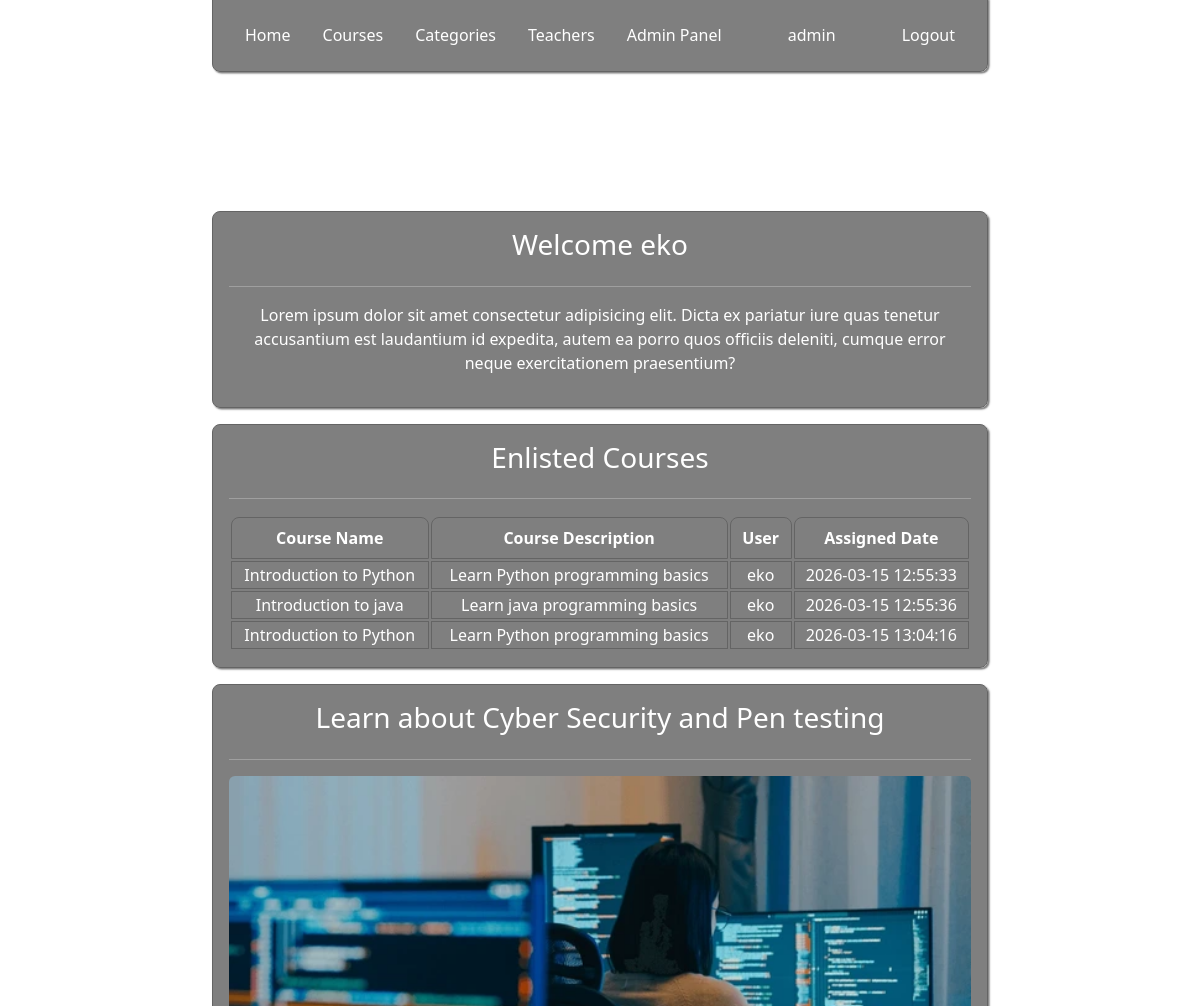
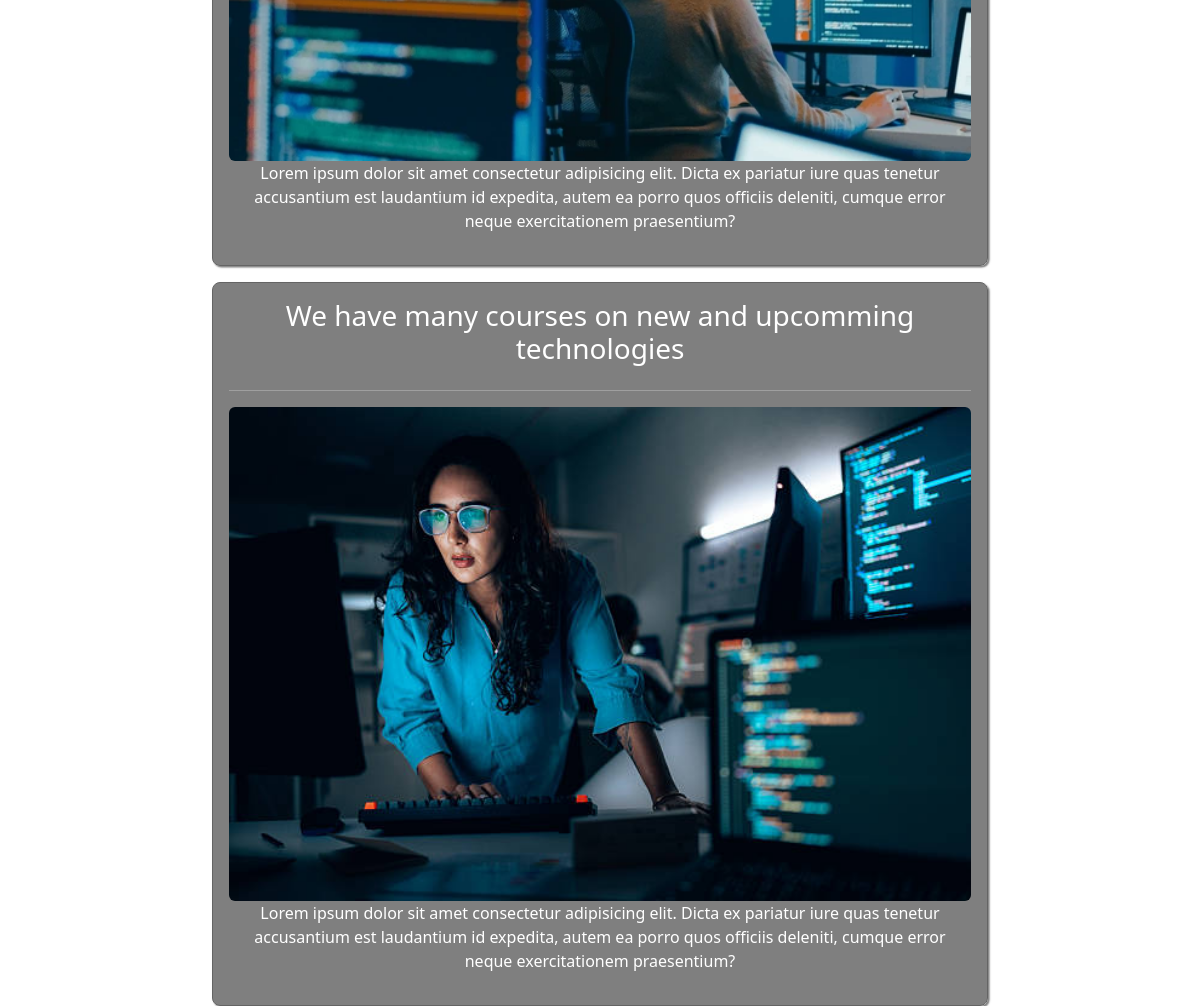
Screenshot of /home.php (signed in) with the database file from the repository (2 pictures, top to bottom).
### tables this page shows
CREATE TABLE `account_data` (
  `account_data_id` int(10) unsigned NOT NULL AUTO_INCREMENT,
  `account_data_date` datetime NOT NULL,
  `user_id` int(10) unsigned DEFAULT NULL,
  `course_id` int(10) unsigned DEFAULT NULL,
  PRIMARY KEY (`account_data_id`),
  KEY `account_data_Courses_FK` (`course_id`),
  KEY `account_data_Users_FK` (`user_id`),
  CONSTRAINT `account_data_Courses_FK` FOREIGN KEY (`course_id`) REFERENCES `courses` (`course_id`) ON DELETE CASCADE,
  CONSTRAINT `account_data_Users_FK` FOREIGN KEY (`user_id`) REFERENCES `users` (`user_id`) ON DELETE CASCADE
);

CREATE TABLE `courses` (
  `course_id` int(10) unsigned NOT NULL AUTO_INCREMENT,
  `course_name` varchar(100) NOT NULL,
  `description` varchar(100) NOT NULL,
  `category` int(10) unsigned NOT NULL,
  `teacher` int(10) unsigned NOT NULL,
  `price` int(10) unsigned NOT NULL,
  `starting_date` datetime NOT NULL,
  PRIMARY KEY (`course_id`),
  KEY `Courses_Categories_FK` (`category`),
  KEY `Courses_teachers_FK` (`teacher`),
  CONSTRAINT `Courses_Categories_FK` FOREIGN KEY (`category`) REFERENCES `categories` (`category_id`) ON DELETE CASCADE,
  CONSTRAINT `Courses_teachers_FK` FOREIGN KEY (`teacher`) REFERENCES `teachers` (`teacher_id`) ON DELETE CASCADE
);

CREATE TABLE `users` (
  `user_id` int(10) unsigned NOT NULL AUTO_INCREMENT,
  `name` varchar(100) NOT NULL,
  `password` varchar(100) NOT NULL,
  `role` enum('teacher','student','admin') NOT NULL,
  `mail` varchar(100) NOT NULL,
  PRIMARY KEY (`user_id`)
);

### home.php (the view, shortened to what this page needs)
<?php
include "base.php";
$user = $_SESSION['user'];
$search = '';
$user_id = $user['user_id'];
$theres_data = False;
if (isset($_GET[$search])){
    $query = $pdo -> prepare("SELECT * FROM course_project.account_data WHERE name LIKE ? OR course_name LIKE ? OR name LIKE $username ");
    $query -> execute("%$search%","%$search%");
    $account_data = $query -> fetchAll();
} else {
    $query = $pdo -> query("SELECT * FROM course_project.account_data ad
                                            JOIN course_project.courses c ON ad.course_id = c.course_id # apperantly i have to call user_id not user_name
                                            JOIN course_project.users u ON ad.user_id = u.user_id  # after that i can just call any column in that table
                                            WHERE ad.user_id LIKE $user_id ");
    $account_data = $query -> fetchAll();
    if (!empty($account_data)) {
        $theres_data = True;
    } else{
        $theres_data = False;
    }
}
?>
<div class="container mt-5">
    <h1 class="text-center">Home Page</h1>
    <hr>
    <div class="card w-100 mt-3 text-center">
        <h3>Welcome <?= $user['name'] ?></h3>
        <hr>
        <p>Lorem ipsum dolor sit amet consectetur adipisicing elit. Dicta ex pariatur iure quas tenetur accusantium est laudantium id expedita, autem ea porro quos officiis deleniti, cumque error neque exercitationem praesentium?</p>
    </div>
    <div class="card w-100 mt-3">
        <h3 class="text-center">Enlisted Courses</h3>
        <hr>
        <table class="text-center w-100">
            <?php if ($theres_data == True): ?>
                <thead>
                    <tr>
                        <th>Course Name</th>
                        <th>Course Description</th>
                        <th>User</th>
                        <th>Assigned Date</th>
                    </tr>
                </thead>
                <?php foreach($account_data as $signedup_courses): ?>
                <tr>
                    <td><?= $signedup_courses['course_name'] ?></td>
                    <td><?= $signedup_courses['description'] ?></td>
                    <td><?= $signedup_courses['name'] ?></td>
                    <td><?= $signedup_courses['account_data_date'] ?></td>
                </tr>
                <?php endforeach; ?>
            <?php else: ?>
                    <h2 class="text-center w-100"><a href="courses.php">You seemed to have no course enrollments </a></h2>
            <?php endif; ?>
        </table>
    </div>
    <div class="card w-100 mt-3 text-center">
        <h3>Learn about Cyber Security and Pen testing</h3>
        <hr>
        <img class="img-fluid rounded" src="static/img/stock2.webp" alt="">
        <p>Lorem ipsum dolor sit amet consectetur adipisicing elit. Dicta ex pariatur iure quas tenetur accusantium est laudantium id expedita, autem ea porro quos officiis deleniti, cumque error neque exercitationem praesentium?</p>
    </div>
    <div class="card w-100 mt-3 text-center">
        <h3>We have many courses on new and upcomming technologies</h3>
        <hr>
        <img  class="img-fluid rounded"  src="static/img/stock1.jpg" alt="">
        <p>Lorem ipsum dolor sit amet consectetur adipisicing elit. Dicta ex pariatur iure quas tenetur accusantium est laudantium id expedita, autem ea porro quos officiis deleniti, cumque error neque exercitationem praesentium?</p>
    </div>
</div>

### static/css/base.css (style rules this page uses)
:root { --text-color: white; --bg-grad: linear-gradient(rgb(78, 78, 78),rgb(34, 34, 34)); --bg-grad-2: linear-gradient(rgb(110, 110, 110),rgb(77, 77, 77)); --bg-grad-3: linear-gradient(rgb(150, 150, 150),rgb(110, 110, 110)); --border-color: 1px solid rgb(100, 100, 100); --border-color-gold: 2px solid rgb(150, 120, 40); --border-color-blue: 2px solid rgb(103, 168, 206); --shadow: 0.1rem 0.1rem 0.1rem rgba(0, 0, 0, 0.5); --shadow-strong: 0.2rem 0.2rem 0.3rem rgba(0, 0, 0, 1); }
h1, h2, h3, h4, h5, h6, div, form, li, ul, nav, a, p { color: white !important; }
body { background-image: url("../img/purple_abstract_wallpaper.jpg"); background-repeat: no-repeat; background-attachment: fixed; background-size: cover; background-position: center; }
table { border-collapse: separate; }
th { padding: 0.5rem !important; border: var(--border-color); border-radius: 0.5rem 0.5rem 0rem 0rem !important; }
td { border: var(--border-color); text-align: center; }
.container { max-width: 800px; }
.card { padding: 1rem; border-radius: 0.5rem; border: var(--border-color); box-shadow: var(--shadow); background-color: rgba(0, 0, 0, 0.5); backdrop-filter: blur(10px); scale: 1; transition: all ease-in-out 0.1s ; }
hr { color: rgb(255, 255, 255); }

### rows the page displays
account_data: course.course_name "Introduction to Python", course.description "Learn Python programming basics", user.name "eko", account_data_date "2026-03-15 12:55:33"
account_data: course.course_name "Introduction to java", course.description "Learn java programming basics", user.name "eko", account_data_date "2026-03-15 12:55:36"
account_data: course.course_name "Introduction to Python", course.description "Learn Python programming basics", user.name "eko", account_data_date "2026-03-15 13:04:16"

### other values shown
$user['role'] "admin"
$user['name'] "eko"
